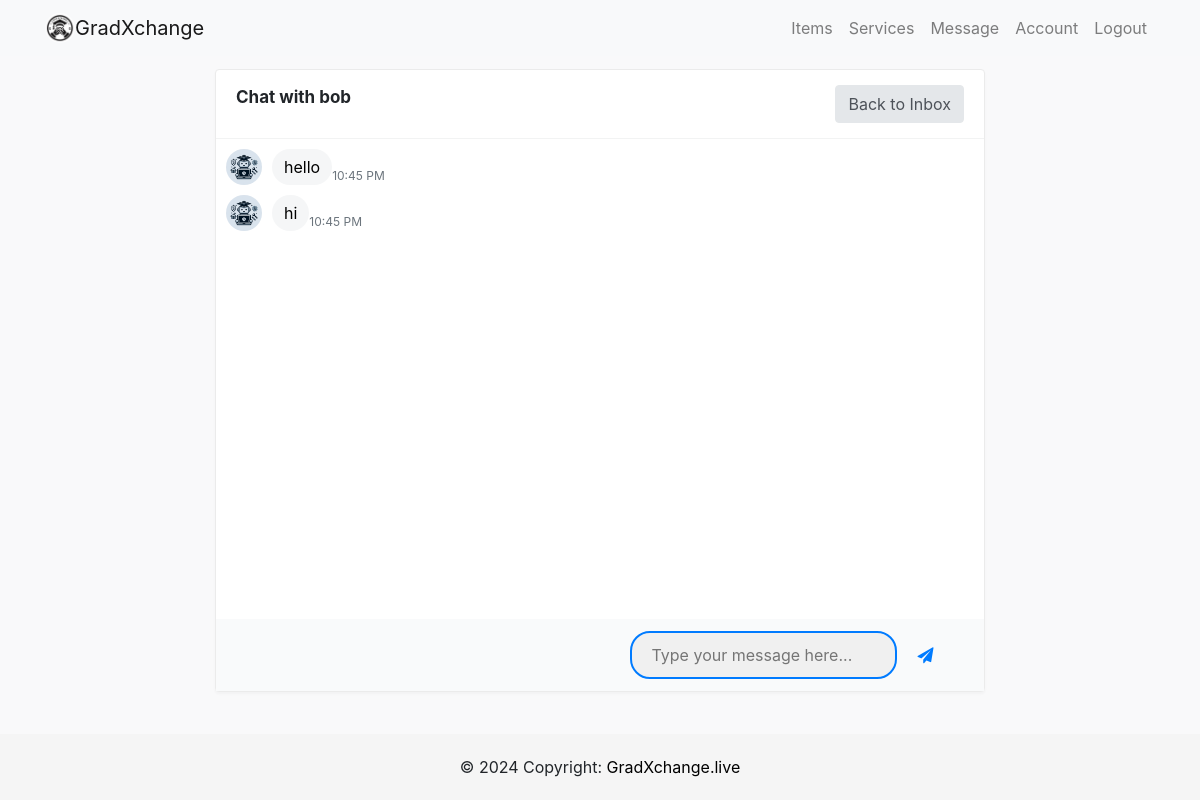
The page /chat/25/ (signed in) on the database its author committed.
### users/models.py (models this page shows, shortened)
class Profile(models.Model):
    user = models.OneToOneField(User, on_delete=models.CASCADE)
    image = models.ImageField(default='profilepic.jpg', upload_to='profile_picture')
    location =models.CharField(max_length=100)
    about_me = models.CharField(max_length=200, null=True, blank=True)
    phone_regex = RegexValidator(
        regex=r'^\+?60?\d{9,10}$',
        message="Phone number must be entered in the format: '+60123456789'. With country code +60 and up to 10 digits allowed."
    )
    phone = models.CharField(validators=[phone_regex], max_length=17, blank=True)  # Optional: adjust max_length as needed
    whatsapp_regex = RegexValidator(
        regex=r'^\+?60?\d{9,10}$',
        message="Whatsapp number must be entered in the format: '+60123456789'. With country code +60 and up to 10 digits allowed."
    )
    whatsapp = models.CharField(validators=[whatsapp_regex], max_length=17, blank=True)

class Message(models.Model):
    sender = models.ForeignKey(Profile, on_delete=models.SET_NULL, null=True, blank=True, related_name='sent_messages')
    recipient = models.ForeignKey(Profile, on_delete=models.SET_NULL, null=True, blank=True, related_name='received_messages')
    text = models.TextField()
    is_read = models.BooleanField(default=False, null=True)
    created = models.DateTimeField(auto_now_add=True)
    id = models.UUIDField(default=uuid.uuid4, unique=True, primary_key=True)
    conversation_id = models.UUIDField(default=uuid.uuid4, editable=True)
    class Meta:
        ordering = ['is_read', '-created']

### users/views.py (the view)
# urls.py: path('chat/<int:profile_id>/', user_views.chat, name='chat'),
@login_required
def chat(request, profile_id):
    user_A = request.user.profile  # Current logged-in user
    user_B = get_object_or_404(Profile, id=profile_id)  # Recipient obtained from URL parameter
    if request.method == "POST":
        text = request.POST.get('text', '').strip()
        if text:  # Ensure the text is not empty
            Message.objects.create(sender=user_A, recipient=user_B, text=text, is_read=False)
            return redirect('chat', profile_id=profile_id)
    messages = Message.objects.filter(
        Q(sender=user_A, recipient=user_B) | Q(sender=user_B, recipient=user_A)
    ).order_by('created')
    Message.objects.filter(sender=user_B, recipient=user_A, is_read=False).update(is_read=True)
    unread_messages_count = Message.objects.filter(recipient=user_A, sender=user_B, is_read=False).count()
    context = {
        'messages': messages,
        'user_A': user_A,
        'user_B': user_B,
        'profile_id': profile_id,
        'unread_messages_count': unread_messages_count  # Include this in your template where needed
    }
    return render(request, 'users/chat.html', context)

### users/context_processors.py (called while the page is built)
def unread_message_count(request):
    if request.user.is_authenticated:
        count = Message.objects.filter(recipient=request.user.profile, is_read=False).count()
        return {'unread_message_count': count}
    return {}

### users/templates/users/chat.html (shortened to what this page needs)
{% extends 'users/base.html' %}
{% load static %}
{% block body %}
<link href="https://stackpath.bootstrapcdn.com/font-awesome/4.7.0/css/font-awesome.min.css" rel="stylesheet">
<div class="page-content">
    <div class="col-md-8">
        <div class="card card-bordered">
            <div class="card-header">
                <h4 class="card-title"><strong>Chat with {{ user_B.user.username }}</strong></h4>
                <a class="btn btn-xs btn-secondary" href="{% url 'inbox' %}">Back to Inbox</a>
            </div>
            <div class="ps-container" id="chat-content">
                {% for message in messages %}
                <div class="media media-chat {% if message.sender == user_A %}media-chat-reverse{% endif %}">
                    <img class="avatar" src="{{ message.sender.user.profile.image.url }}" alt="...">
                    <div class="media-body">{{ message.text }}</div>
                    <div class="meta">
                        <time datetime="{{ message.created|date:'c' }}">{{ message.created|date:"g:i A" }}</time>
                    </div>
                </div>
                {% endfor %}
            </div>
            <div class="publisher">
                <form action="" method="POST">
                    <input class="publisher-input" type="text" name="text" placeholder="Type your message here..."
                        autocomplete="off">
                    <button type="submit" class="publisher-btn"><i class="fa fa-paper-plane"></i></button>
                </form>
            </div>
        </div>
    </div>
</div>
{% endblock %}

### static/css/style.css (style rules this page uses)
html, body { height: 100%; margin: 0; padding: 0; }
body { display: flex; flex-direction: column; }

### users/templates/users/chat.html (style rules this page uses)
body { background-color: #f9f9fa; }
.page-content { display: flex; justify-content: center; align-items: center; height: 100vh; }
.card-bordered { border: 1px solid #ebebeb; }
.card { margin-bottom: 30px; box-shadow: 0 2px 3px rgba(0, 0, 0, 0.03); transition: .5s; width: 100%; }
.card-header { display: flex; justify-content: space-between; align-items: center; padding: 15px 20px; background-color: transparent; border-bottom: 1px solid rgba(77, 82, 89, 0.07); }
.card-title { font-size: 17px; }
.btn-secondary { background-color: #e4e7ea; border-color: #e4e7ea; color: #4d5259; }
.avatar { width: 36px; height: 36px; border-radius: 50%; margin-right: 10px; }
.media-chat { display: flex; align-items: flex-end; margin-bottom: 10px; }
.media-body { padding: 6px 12px; border-radius: 18px; background-color: #f5f6f7; color: black; max-width: fit-content; word-break: break-word; }
.ps-container { overflow-y: scroll; height: 60vh; padding: 10px; }
.publisher { display: flex; justify-content: flex-end; padding: 12px 20px; background-color: #f9fafb; align-items: center; }
.publisher-input { flex-grow: 1; border: 2px solid #007bff; outline: none !important; background-color: #f0f0f0; padding: 10px 20px; border-radius: 20px; margin-right: 10px; width: 80%; }
.publisher-btn { background-color: transparent; color: #007bff; cursor: pointer; border: none; }
.meta { font-size: 0.75em; color: #6c757d; margin-top: 5px; }

### rows shown on the page
Profile: user.username "bob"
Message: sender.user.profile.image (picture), text "hello", created "10:45 PM"
Message: sender.user.profile.image (picture), text "hi", created "10:45 PM"
